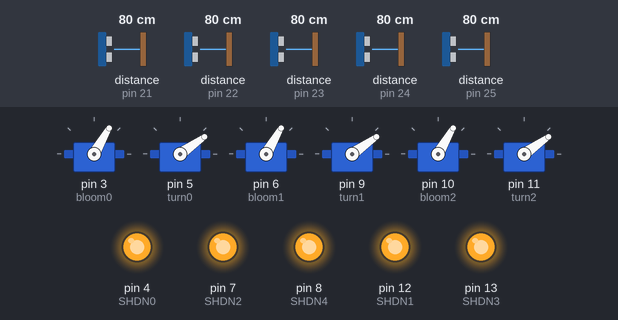
A sketch run on a simulated Arduino Uno, built with avr-gcc and run on an emulated ATmega328P. Shown: 6 × servo, output pins drawn as LEDs (lit = HIGH). The test bench sets the inputs (shaded band); at power-on: distance to the obstacle (sensors on pin 21, pin 23, pin 22, pin 24, pin 25) 80 cm.

Above: at 2.9 s.
3.0 s: distance to the obstacle (sensor on pin 21) set to 73 cm
4.5 s: distance to the obstacle (sensor on pin 21) set to 67 cm
At 6.18 s:
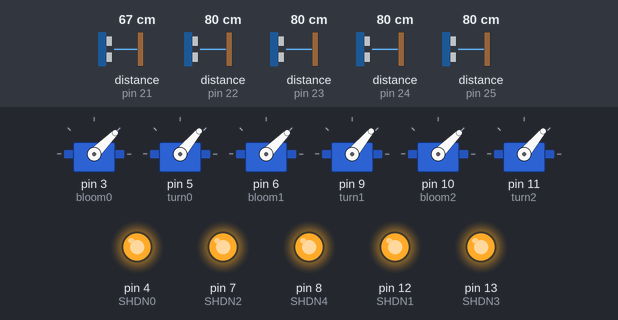
At 7.47 s:
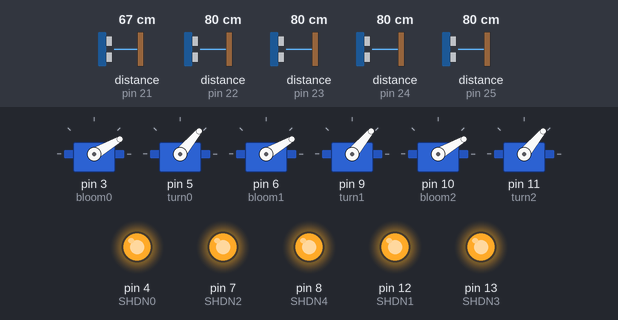
7.5 s: distance to the obstacle (sensor on pin 23) set to 48 cm
10.5 s: distance to the obstacle (sensor on pin 23) set to 40 cm
At 12.0 s:
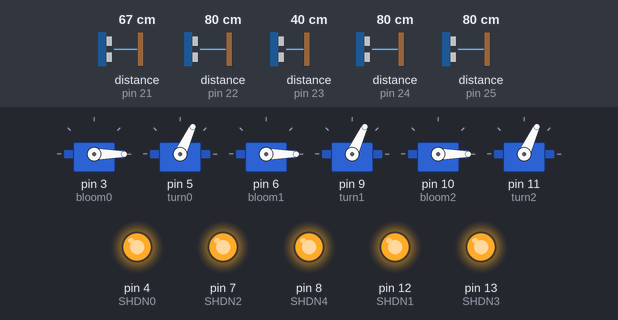
Timing chart, 0 to 13.5 s (numbered marks = the images above; inputs shaded):
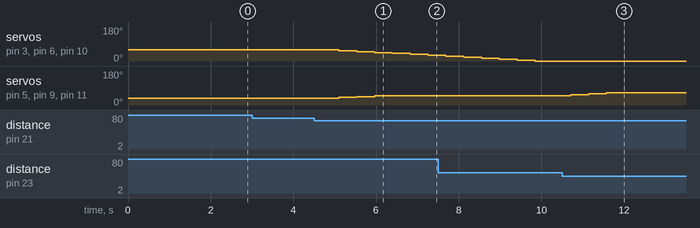

The sketch:

main.ino
```cpp
/*
  Main

  Causes flower to bloom and turn when the sensor detects motion
  within two feet of the front of the archway. Plays the C scale
  at the same time.
*/

#include <Servo.h>
#include "pitches.h"
#include "Sensor.h"
#include <VL53L0X.h>

// Initialize VL53L0X sensors
VL53L0X sensor0;
VL53L0X sensor1;
VL53L0X sensor2;
VL53L0X sensor3;
VL53L0X sensor4;

// Initialize servos
Servo bloom0;
Servo turn0;
Servo bloom1;
Servo turn1;
Servo bloom2;
Servo turn2;

// Servo edge values
// Bloom edges
int closed = 60;
int opened = 0;
// Turn edges
int enter = 35;
int leave = 85;

// Set temp bloomPos variables to beginning vals
int bloomPos = closed;
int turnPos = enter;

// Initialize triggered-sensor-holding variable
int triggedSensors;

/* Write a position to all bloom motors */
void writeBlooms(int pos) {
  bloom0.write(pos);
  bloom1.write(pos);
  bloom2.write(pos);
}

/* Write a position to all turn motors */
void writeTurns(int pos) {
  turn0.write(pos);
  turn1.write(pos);
  turn2.write(pos);
}

/* Returns value indicating which sensors are activated */
int whichSensors() {
  int whichSensors = 0;

  if (sensorTriggered(sensor0, 300, 700)) {
     whichSensors += 1;
  }
  if (sensorTriggered(sensor1, 400, 600)) {
     whichSensors += 2;
  }
  if (sensorTriggered(sensor2, 300, 450)) {
     whichSensors += 4;
  }
  if (sensorTriggered(sensor3, 400, 600)) {
     whichSensors += 8;
  }
  if (sensorTriggered(sensor4, 300, 700)) {
     whichSensors += 16;
  }
  return whichSensors;
}

void setup() {
  // Set unique IDs for the sensors
  sensorsRename();
  // Begin continuous read mode on sensors
  sensorsBegin();

  // Attach servos
  bloom0.attach(3);
  turn0.attach(5);
  bloom1.attach(6);
  turn1.attach(9);
  bloom2.attach(10);
  turn2.attach(11);

  // Set servos to starting position
  writeBlooms(bloomPos);
  writeTurns(turnPos);
}

void loop() {
  // Check which sensors are triggered
  triggedSensors = whichSensors();

  // Move based on which sensors are triggered
  switch (triggedSensors) {
    case 1:                           /* 0         */
      // Begin turning
      if (turnPos >= 35 && turnPos < 48) {
        turnPos += 5;
        writeTurns(turnPos);
      }
      // Begin blooming
      if (bloomPos > 0) {
        bloomPos -= 5;
        writeBlooms(bloomPos);
      }
      break;
    case 5:                           /* 0   2     */
    case 4:                           /*     2     */
      // Bloom
      if (bloomPos > 0) {
        bloomPos -= 5;
        writeBlooms(bloomPos);
      }
      // Turn
      if (turnPos >= 35 && turnPos < 62) {
        turnPos += 5;
        writeTurns(turnPos);
      }
      break;

    // Sensors 4 or 2,4 or 0,2,4 are triggered
    case 20:                          /*     2   4 */
    case 16:                          /*         4 */
      if (bloomPos < 60) {
        bloomPos += 5;
        writeBlooms(bloomPos);
      }
      // Turn
      if (turnPos >= 35 && turnPos< 85) {
        turnPos += 5;
        writeTurns(turnPos);
      }
      break;

    // No sensors triggered
    case 0:                          /*           */
      // Do nothing if they're both set already
      if (bloomPos == 60 && turnPos == 35) {
        break;
      }
      // Reset turn motor if bloom is set
      while (turnPos > 35 && bloomPos == 60) {
        writeTurns(turnPos);
        turnPos--;
        delay(20);
      }
      // Reset bloom motor if turn is set
      while (bloomPos < 60 && turnPos == 35) {
        writeBlooms(bloomPos);
        bloomPos++;
        delay(20);
      }
      // Turn them both if neither are set
      while (bloomPos < 60 && turnPos > 35) {
        bloomPos++;
        turnPos--;
        writeBlooms(bloomPos);
        writeTurns(turnPos);
        delay(20);
      }
  }

  // Uncomment to simplify debugging
//  Serial.print(triggedSensors);
//  Serial.print(',');
//  Serial.print(bloomPos);
//  Serial.print(',');
//  Serial.println(turnPos);
  delay(100);

}
```

Sensor.cpp
```cpp
/*
 * Sensor.c - Use 5 VL53L0X sensors
 */

#include "Sensor.h"

// Initialize VL53L0X sensors
extern VL53L0X sensor0;
extern VL53L0X sensor1;
extern VL53L0X sensor2;
extern VL53L0X sensor3;
extern VL53L0X sensor4;

/* Assign 5 sensors unique IDs */
void sensorsRename() {
  // Initialize shutdown pins
  const int SHDN0 = 4;
  const int SHDN1 = 12;
  const int SHDN2 = 7;
  const int SHDN3 = 13;
  const int SHDN4 = 8;

  // Set shutdown pins to output mode
  pinMode(SHDN0, OUTPUT);
  pinMode(SHDN1, OUTPUT);
  pinMode(SHDN2, OUTPUT);
  pinMode(SHDN3, OUTPUT);
  pinMode(SHDN4, OUTPUT);

  // Pull all shutdown pins low
  digitalWrite(SHDN0, LOW);
  digitalWrite(SHDN1, LOW);
  digitalWrite(SHDN2, LOW);
  digitalWrite(SHDN3, LOW);
  digitalWrite(SHDN4, LOW);
  delay(500);

  // Begin
  Wire.begin();
  Serial.begin (9600);

  // Set address for first sensor
  digitalWrite(SHDN0, HIGH);
  delay(150);
  sensor0.init(true);
  delay(100);
  sensor0.setAddress((uint8_t)21);

  // Set address for second sensor
  digitalWrite(SHDN1, HIGH);
  delay(150);
  sensor1.init(true);
  delay(100);
  sensor1.setAddress((uint8_t)22);

  // Set address for third sensor
  digitalWrite(SHDN2, HIGH);
  delay(150);
  sensor2.init(true);
  delay(100);
  sensor2.setAddress((uint8_t)23);

  // Set address for fourth sensor
  digitalWrite(SHDN3, HIGH);
  delay(150);
  sensor3.init(true);
  delay(100);
  sensor3.setAddress((uint8_t)24);

  // Set address for fifth sensor
  digitalWrite(SHDN4, HIGH);
  delay(150);
  sensor4.init(true);
  delay(100);
  sensor4.setAddress((uint8_t)25);
}

/* Begin continuous read mode on sensors */
void sensorsBegin() {
  sensor0.startContinuous();
  sensor1.startContinuous();
  sensor2.startContinuous();
  sensor3.startContinuous();
  sensor4.startContinuous();
}

/* Print an individual sensor value to Serial */
void sensorReadInd(VL53L0X &sensor) {
  Serial.println(sensor.readRangeContinuousMillimeters());
}

/* return 1 if an individual sensor reads within given range */
int sensorTriggered(VL53L0X &sensor, int minEdge, int maxEdge) {
  if (sensor.readRangeContinuousMillimeters() > minEdge && sensor.readRangeContinuousMillimeters() < maxEdge) {
    return 1;
  }
  else {
    return 0;
  }
}

/* Print all 5 sensor values to Serial */
void sensorReadSerial() {
  Serial.print(sensor0.readRangeContinuousMillimeters());
  Serial.print(',');
  Serial.print(sensor1.readRangeContinuousMillimeters());
  Serial.print(',');
  Serial.print(sensor2.readRangeContinuousMillimeters());
  Serial.print(',');
  Serial.print(sensor3.readRangeContinuousMillimeters());
  Serial.print(',');
  Serial.print(sensor4.readRangeContinuousMillimeters());
  Serial.println();
}
```

Sensor.h
```cpp
/*
 * Sensor.h - Use 5 VL53L0X sensors
 */
#ifndef Sensor_h
#define Sensor_h

#include <Arduino.h>
#include <Wire.h>
#include <VL53L0X.h>

void sensorsRename();
void sensorsBegin();
void sensorReadInd(VL53L0X &sensor);
int sensorTriggered(VL53L0X &sensor, int minEdge, int maxEdge);
void sensorReadSerial();

#endif
```

pitches.h
```cpp
/*************************************************
 * Public Constants
 *************************************************/

#define NOTE_B0  31
#define NOTE_C1  33
#define NOTE_CS1 35
#define NOTE_D1  37
#define NOTE_DS1 39
#define NOTE_E1  41
#define NOTE_F1  44
#define NOTE_FS1 46
#define NOTE_G1  49
#define NOTE_GS1 52
#define NOTE_A1  55
#define NOTE_AS1 58
#define NOTE_B1  62
#define NOTE_C2  65
#define NOTE_CS2 69
#define NOTE_D2  73
#define NOTE_DS2 78
#define NOTE_E2  82
#define NOTE_F2  87
#define NOTE_FS2 93
#define NOTE_G2  98
#define NOTE_GS2 104
#define NOTE_A2  110
#define NOTE_AS2 117
#define NOTE_B2  123
#define NOTE_C3  131
#define NOTE_CS3 139
#define NOTE_D3  147
#define NOTE_DS3 156
#define NOTE_E3  165
#define NOTE_F3  175
#define NOTE_FS3 185
#define NOTE_G3  196
#define NOTE_GS3 208
#define NOTE_A3  220
#define NOTE_AS3 233
#define NOTE_B3  247
#define NOTE_C4  262
#define NOTE_CS4 277
#define NOTE_D4  294
#define NOTE_DS4 311
#define NOTE_E4  330
#define NOTE_F4  349
#define NOTE_FS4 370
#define NOTE_G4  392
#define NOTE_GS4 415
#define NOTE_A4  440
#define NOTE_AS4 466
#define NOTE_B4  494
#define NOTE_C5  523
#define NOTE_CS5 554
#define NOTE_D5  587
#define NOTE_DS5 622
#define NOTE_E5  659
#define NOTE_F5  698
#define NOTE_FS5 740
#define NOTE_G5  784
#define NOTE_GS5 831
#define NOTE_A5  880
#define NOTE_AS5 932
#define NOTE_B5  988
#define NOTE_C6  1047
#define NOTE_CS6 1109
#define NOTE_D6  1175
#define NOTE_DS6 1245
#define NOTE_E6  1319
#define NOTE_F6  1397
#define NOTE_FS6 1480
#define NOTE_G6  1568
#define NOTE_GS6 1661
#define NOTE_A6  1760
#define NOTE_AS6 1865
#define NOTE_B6  1976
#define NOTE_C7  2093
#define NOTE_CS7 2217
#define NOTE_D7  2349
#define NOTE_DS7 2489
#define NOTE_E7  2637
#define NOTE_F7  2794
#define NOTE_FS7 2960
#define NOTE_G7  3136
#define NOTE_GS7 3322
#define NOTE_A7  3520
#define NOTE_AS7 3729
#define NOTE_B7  3951
#define NOTE_C8  4186
#define NOTE_CS8 4435
#define NOTE_D8  4699
#define NOTE_DS8 4978
```

Measured:
- the behaviour switches between 70 and 69 cm on distance to the obstacle (sensor on pin 21) (found by bisection; images 0 and 1)
- the behaviour switches between 45 and 44 cm on distance to the obstacle (sensor on pin 23) (found by bisection; images 2 and 3)
- after the input at 3.0 s, every drawn part: stays the same
- after the input at 4.5 s, servo on pin 3 (bloom0), servo on pin 6 (bloom1), servo on pin 10 (bloom2): moves from 60° to 30° over 2.2 s, starting after 0.60 s; servo on pin 5 (turn0), servo on pin 9 (turn1), servo on pin 11 (turn2): 35° → 40° after 0.60 s, → 45° 0.43 s later, → 50° 0.43 s later
- after the input at 10.5 s, servo on pin 5 (turn0), servo on pin 9 (turn1), servo on pin 11 (turn2): 50° → 55° after 0.21 s, → 60° 0.43 s later, → 65° 0.43 s later
